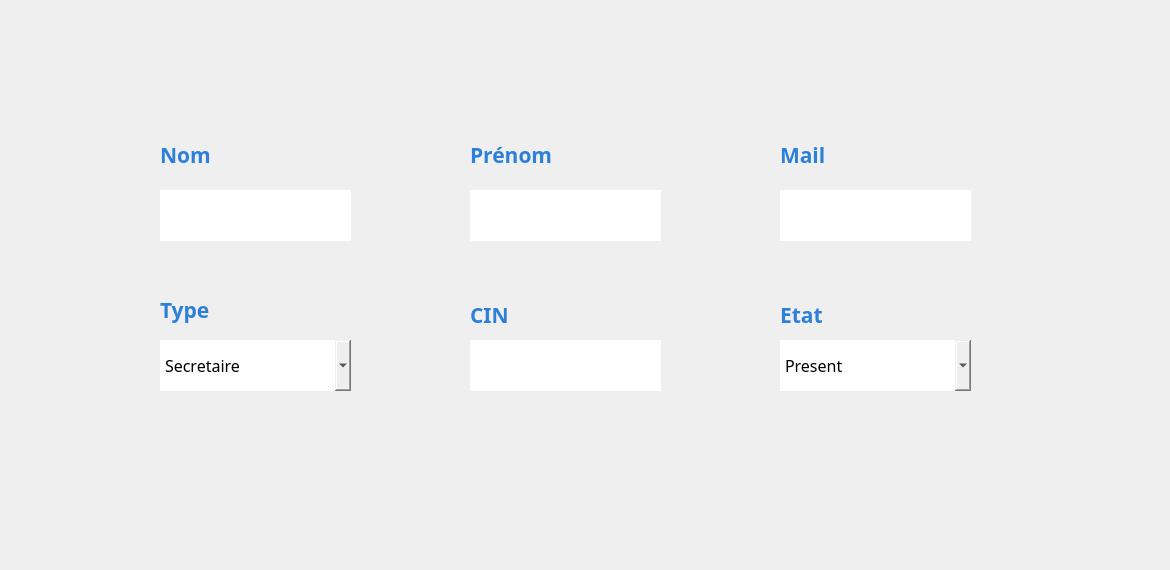
      <widget class="QWidget" name="MAJ_employe">
       <property name="styleSheet">
        <string notr="true">#MAJ_employe {
background-color: transparent;
border-image: url(:back2.jpg);
background: none;
border: none;
background-repeat: none;
}
</string>
       </property>
       <widget class="QPushButton" name="pushButton_Annuler_MAJ">
        <property name="geometry">
         <rect>
          <x>930</x>
          <y>520</y>
          <width>151</width>
          <height>41</height>
         </rect>
        </property>
        <property name="styleSheet">
         <string notr="true">#pushButton_Annuler_MAJ {
background-color: transparent;
border-image: url(:Annuler.png);
background: none;
border: none;
background-repeat: none;
}

</string>
        </property>
        <property name="text">
         <string/>
        </property>
        <property name="autoDefault">
         <bool>false</bool>
        </property>
        <property name="default">
         <bool>false</bool>
        </property>
        <property name="flat">
         <bool>false</bool>
        </property>
       </widget>
       <widget class="QPushButton" name="pushButton_Save_MAJ">
        <property name="geometry">
         <rect>
          <x>930</x>
          <y>470</y>
          <width>151</width>
          <height>41</height>
         </rect>
        </property>
        <property name="styleSheet">
         <string notr="true">#pushButton_Save_MAJ {
background-color: transparent;
border-image: url(:Enregistrer.png);
background: none;
border: none;
background-repeat: none;
}

</string>
        </property>
        <property name="text">
         <string/>
        </property>
       </widget>
       <widget class="QPushButton" name="pushButton_Close_Em_maj">
        <property name="geometry">
         <rect>
          <x>1130</x>
          <y>10</y>
          <width>31</width>
          <height>31</height>
         </rect>
        </property>
        <property name="styleSheet">
         <string notr="true">#pushButton_Close_Em_maj{
background-color: transparent;
border-image: url(:close.png);
background: none;
border: none;
background-repeat: none;
}
</string>
        </property>
        <property name="text">
         <string/>
        </property>
       </widget>
       <widget class="QLineEdit" name="lineEdit_prenom_employe_MAJ">
        <property name="geometry">
         <rect>
          <x>470</x>
          <y>190</y>
          <width>191</width>
          <height>51</height>
         </rect>
        </property>
        <property name="font">
         <font>
          <family>Javanese Text</family>
          <pointsize>12</pointsize>
         </font>
        </property>
        <property name="styleSheet">
         <string notr="true">#lineEdit_prenom_employe_MAJ {
background-color: transparent;
border-image: url(:champs.png);
background: none;
border: none;
background-repeat: none;
}

</string>
        </property>
       </widget>
       <widget class="QLineEdit" name="lineEdit_mail_employe_MAJ">
        <property name="geometry">
         <rect>
          <x>780</x>
          <y>190</y>
          <width>191</width>
          <height>51</height>
         </rect>
        </property>
        <property name="font">
         <font>
          <family>Javanese Text</family>
          <pointsize>12</pointsize>
         </font>
        </property>
        <property name="styleSheet">
         <string notr="true">#lineEdit_mail_employe_MAJ {
background-color: transparent;
border-image: url(:champs.png);
background: none;
border: none;
background-repeat: none;
}

</string>
        </property>
       </widget>
       <widget class="QLineEdit" name="lineEdit_cin_employe_MAJ">
        <property name="geometry">
         <rect>
          <x>470</x>
          <y>340</y>
          <width>191</width>
          <height>51</height>
         </rect>
        </property>
        <property name="font">
         <font>
          <family>Javanese Text</family>
          <pointsize>12</pointsize>
         </font>
        </property>
        <property name="styleSheet">
         <string notr="true">#lineEdit_cin_employe_MAJ {
background-color: transparent;
border-image: url(:champs.png);
background: none;
border: none;
background-repeat: none;
}

</string>
        </property>
       </widget>
       <widget class="QComboBox" name="comboBox_Type_employe_MAJ">
        <property name="geometry">
         <rect>
          <x>160</x>
          <y>340</y>
          <width>191</width>
          <height>51</height>
         </rect>
        </property>
        <property name="font">
         <font>
          <family>Javanese Text</family>
          <pointsize>12</pointsize>
         </font>
        </property>
        <property name="styleSheet">
         <string notr="true">#comboBox_Type_employe_MAJ {
background-color: transparent;
border-image: url(:champs.png);
background: none;
border: none;
background-repeat: none;
}
</string>
        </property>
        <item>
         <property name="text">
          <string>Secretaire</string>
         </property>
        </item>
        <item>
         <property name="text">
          <string>Agent</string>
         </property>
        </item>
       </widget>
       <widget class="QComboBox" name="comboBox_etat_employe_MAJ">
        <property name="geometry">
         <rect>
          <x>780</x>
          <y>340</y>
          <width>191</width>
          <height>51</height>
         </rect>
        </property>
        <property name="font">
         <font>
          <family>Javanese Text</family>
          <pointsize>12</pointsize>
         </font>
        </property>
        <property name="styleSheet">
         <string notr="true">#comboBox_etat_employe_MAJ {
background-color: transparent;
border-image: url(:champs.png);
background: none;
border: none;
background-repeat: none;
}
</string>
        </property>
        <item>
         <property name="text">
          <string>Present</string>
         </property>
        </item>
        <item>
         <property name="text">
          <string>Absent</string>
         </property>
        </item>
       </widget>
       <widget class="QLineEdit" name="lineEdit_nom_employe_MAJ">
        <property name="geometry">
         <rect>
          <x>160</x>
          <y>190</y>
          <width>191</width>
          <height>51</height>
         </rect>
        </property>
        <property name="font">
         <font>
          <family>Javanese Text</family>
          <pointsize>12</pointsize>
         </font>
        </property>
        <property name="styleSheet">
         <string notr="true">#lineEdit_nom_employe_MAJ {
background-color: transparent;
border-image: url(:champs.png);
background: none;
border: none;
background-repeat: none;
}

</string>
        </property>
        <property name="readOnly">
         <bool>true</bool>
        </property>
       </widget>
       <widget class="QLabel" name="label_68">
        <property name="geometry">
         <rect>
          <x>470</x>
          <y>140</y>
          <width>181</width>
          <height>31</height>
         </rect>
        </property>
        <property name="font">
         <font>
          <family>Corbel</family>
          <pointsize>16</pointsize>
         </font>
        </property>
        <property name="text">
         <string>&lt;html&gt;&lt;head/&gt;&lt;body&gt;&lt;p&gt;&lt;span style=&quot; font-weight:600; color:#2d80d9;&quot;&gt;Prénom&lt;/span&gt;&lt;/p&gt;&lt;/body&gt;&lt;/html&gt;</string>
        </property>
       </widget>
       <widget class="QLabel" name="label_73">
        <property name="geometry">
         <rect>
          <x>780</x>
          <y>140</y>
          <width>181</width>
          <height>31</height>
         </rect>
        </property>
        <property name="font">
         <font>
          <family>Corbel</family>
          <pointsize>16</pointsize>
         </font>
        </property>
        <property name="text">
         <string>&lt;html&gt;&lt;head/&gt;&lt;body&gt;&lt;p&gt;&lt;span style=&quot; font-weight:600; color:#2d80d9;&quot;&gt;Mail&lt;/span&gt;&lt;/p&gt;&lt;/body&gt;&lt;/html&gt;</string>
        </property>
       </widget>
       <widget class="QLabel" name="label_74">
        <property name="geometry">
         <rect>
          <x>160</x>
          <y>140</y>
          <width>181</width>
          <height>31</height>
         </rect>
        </property>
        <property name="font">
         <font>
          <family>Corbel</family>
          <pointsize>16</pointsize>
         </font>
        </property>
        <property name="text">
         <string>&lt;html&gt;&lt;head/&gt;&lt;body&gt;&lt;p&gt;&lt;span style=&quot; font-weight:600; color:#2d80d9;&quot;&gt;Nom&lt;/span&gt;&lt;/p&gt;&lt;/body&gt;&lt;/html&gt;</string>
        </property>
       </widget>
       <widget class="QLabel" name="label_75">
        <property name="geometry">
         <rect>
          <x>470</x>
          <y>300</y>
          <width>141</width>
          <height>31</height>
         </rect>
        </property>
        <property name="font">
         <font>
          <family>Corbel</family>
          <pointsize>16</pointsize>
         </font>
        </property>
        <property name="text">
         <string>&lt;html&gt;&lt;head/&gt;&lt;body&gt;&lt;p&gt;&lt;span style=&quot; font-weight:600; color:#2d80d9;&quot;&gt;CIN&lt;/span&gt;&lt;/p&gt;&lt;/body&gt;&lt;/html&gt;</string>
        </property>
       </widget>
       <widget class="QLabel" name="label_77">
        <property name="geometry">
         <rect>
          <x>780</x>
          <y>300</y>
          <width>141</width>
          <height>31</height>
         </rect>
        </property>
        <property name="font">
         <font>
          <family>Corbel</family>
          <pointsize>16</pointsize>
         </font>
        </property>
        <property name="text">
         <string>&lt;html&gt;&lt;head/&gt;&lt;body&gt;&lt;p&gt;&lt;span style=&quot; font-weight:600; color:#2d80d9;&quot;&gt;Etat&lt;/span&gt;&lt;/p&gt;&lt;/body&gt;&lt;/html&gt;</string>
        </property>
       </widget>
       <widget class="QLabel" name="label_78">
        <property name="geometry">
         <rect>
          <x>160</x>
          <y>290</y>
          <width>91</width>
          <height>41</height>
         </rect>
        </property>
        <property name="font">
         <font>
          <family>Corbel</family>
          <pointsize>16</pointsize>
         </font>
        </property>
        <property name="text">
         <string>&lt;html&gt;&lt;head/&gt;&lt;body&gt;&lt;p&gt;&lt;span style=&quot; font-weight:600; color:#2d80d9;&quot;&gt;Type&lt;/span&gt;&lt;/p&gt;&lt;/body&gt;&lt;/html&gt;</string>
        </property>
       </widget>
      </widget>
